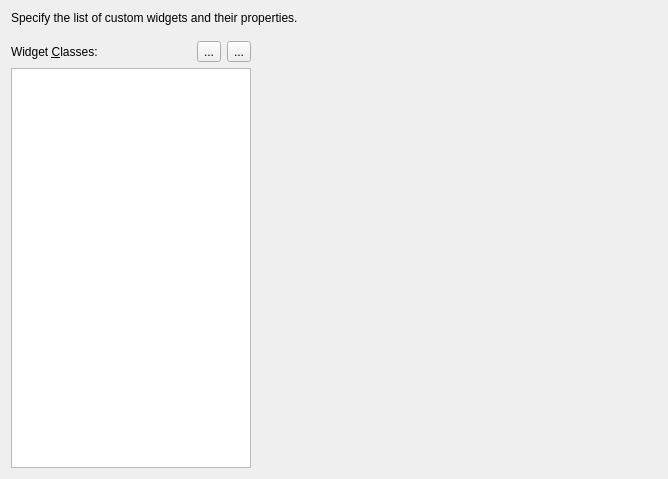
<?xml version="1.0" encoding="UTF-8"?>
<ui version="4.0">
 <class>QmakeProjectManager::Internal::CustomWidgetWidgetsWizardPage</class>
 <widget class="QWizardPage" name="QmakeProjectManager::Internal::CustomWidgetWidgetsWizardPage">
  <property name="geometry">
   <rect>
    <x>0</x>
    <y>0</y>
    <width>668</width>
    <height>475</height>
   </rect>
  </property>
  <property name="windowTitle">
   <string>Custom Qt Widget Wizard</string>
  </property>
  <property name="title">
   <string>Custom Widget List</string>
  </property>
  <layout class="QGridLayout" name="gridLayout">
   <item row="2" column="1" rowspan="2">
    <widget class="QWidget" name="tabStackWidget" native="true">
     <property name="minimumSize">
      <size>
       <width>400</width>
       <height>200</height>
      </size>
     </property>
    </widget>
   </item>
   <item row="3" column="0">
    <widget class="QmakeProjectManager::Internal::ClassList" name="classList">
     <property name="minimumSize">
      <size>
       <width>0</width>
       <height>400</height>
      </size>
     </property>
    </widget>
   </item>
   <item row="0" column="0" colspan="2">
    <widget class="QLabel" name="subTitleLabel">
     <property name="text">
      <string>Specify the list of custom widgets and their properties.</string>
     </property>
    </widget>
   </item>
   <item row="1" column="0">
    <spacer name="titleSpacer">
     <property name="orientation">
      <enum>Qt::Vertical</enum>
     </property>
     <property name="sizeType">
      <enum>QSizePolicy::Fixed</enum>
     </property>
     <property name="sizeHint" stdset="0">
      <size>
       <width>0</width>
       <height>10</height>
      </size>
     </property>
    </spacer>
   </item>
   <item row="2" column="0">
    <layout class="QHBoxLayout" name="horizontalLayout">
     <item>
      <widget class="QLabel" name="label">
       <property name="text">
        <string>Widget &amp;Classes:</string>
       </property>
       <property name="buddy">
        <cstring>classList</cstring>
       </property>
      </widget>
     </item>
     <item>
      <widget class="QToolButton" name="addButton">
       <property name="text">
        <string>...</string>
       </property>
      </widget>
     </item>
     <item>
      <widget class="QToolButton" name="deleteButton">
       <property name="text">
        <string>...</string>
       </property>
      </widget>
     </item>
    </layout>
   </item>
  </layout>
 </widget>
 <customwidgets>
  <customwidget>
   <class>QmakeProjectManager::Internal::ClassList</class>
   <extends>QListWidget</extends>
   <header location="global">qmakeprojectmanager/customwidgetwizard/classlist.h</header>
  </customwidget>
 </customwidgets>
 <tabstops>
  <tabstop>classList</tabstop>
 </tabstops>
 <resources/>
 <connections/>
</ui>
